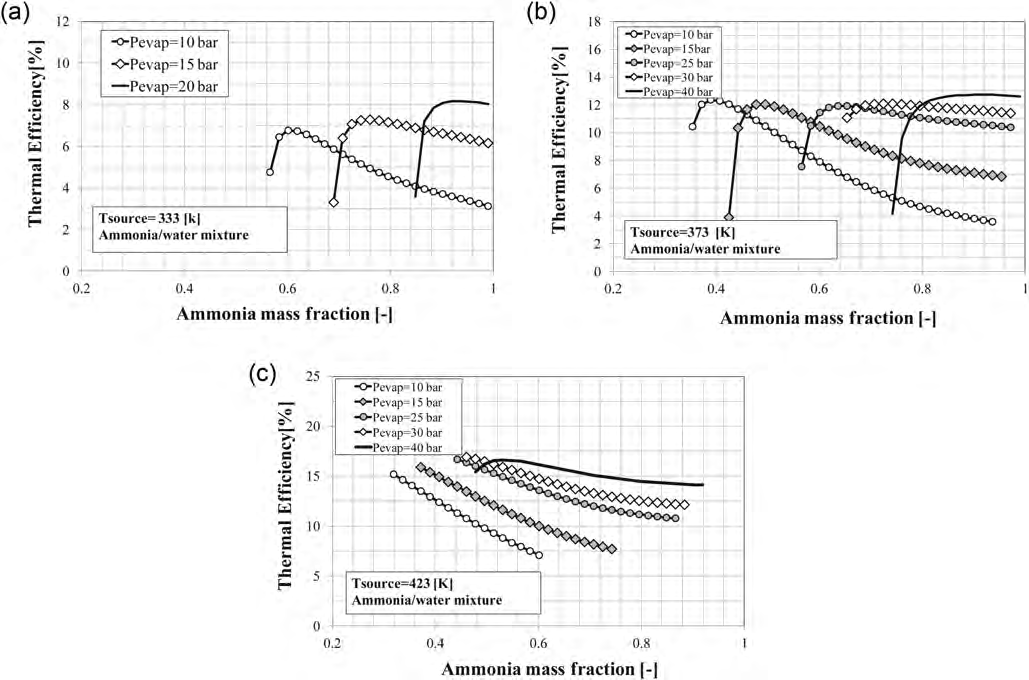
#> input picture reference/elsayed2013/fig2_eta_vs_xb.png, 1029 x 680 px, found by its file name; its folder holds 2 pictures in this run
$ python lineas.py
#> lines starting #> are read from the running program, lines starting #| are printed output that depends on the picture; after the words box and inside, x2 and y2 are one past the last pixel; in counts of white or black regions, pixels touching at a corner belong together
# -*- coding: utf-8 -*-
"""Coordenadas exactas de lines largas (runs >= 40px, g<170)."""
import os
import numpy as np
from PIL import Image

REF = r'D:\Desktop\ciclo_kalina_tercero\reference\elsayed2013'

def load(name):
#> called with name = 'fig2_eta_vs_xb.png'
    return np.asarray(Image.open(os.path.join(REF, name)).convert('L'))
#> returned value is the input picture: shape (680, 1029); min 0, max 255, mean 243.5

def find_runs_1d(v, minlen):
    runs = []
    cur = 0
    start = 0
    for i, x in enumerate(v):
        if x:
            if cur == 0:
                start = i
            cur += 1
        else:
            if cur >= minlen:
                runs.append((start, i - 1))
            cur = 0
    if cur >= minlen:
        runs.append((start, len(v) - 1))
    return runs

for name in ['fig2_eta_vs_xb.png', 'fig4_eta_vs_P.png']:
    g = load(name)
    dark = g < 170
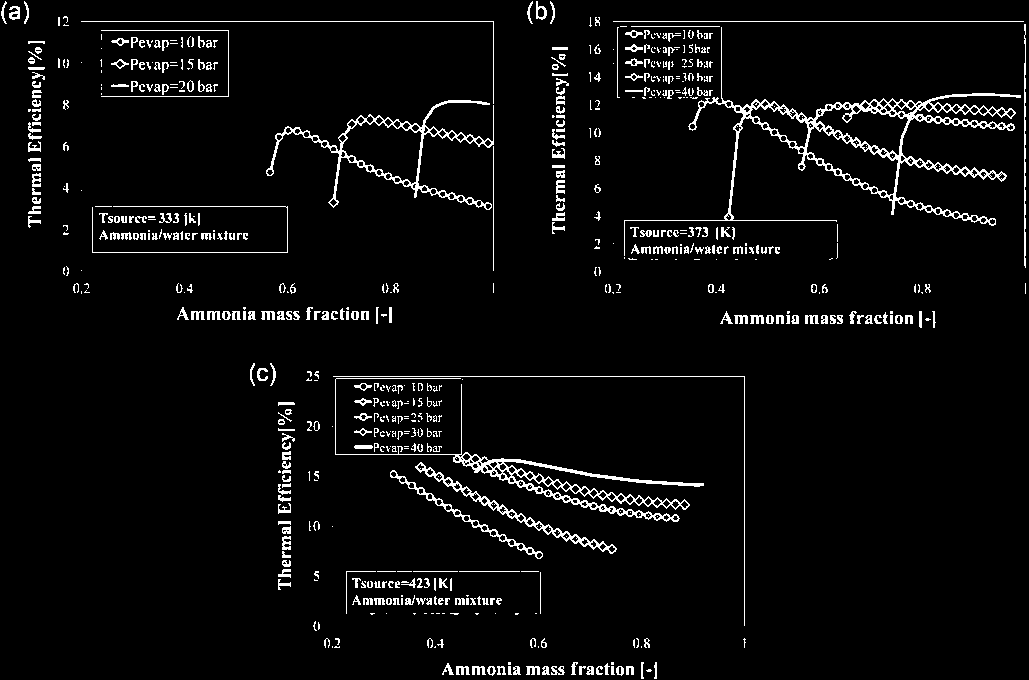
#> dark: shape (680, 1029) bool; 4.5% white in thin lines or dots
    print('==== %s ====' % name)
    print('-- filas: runs horizontales >=40px --')
    for y in range(dark.shape[0]):
        for (a, b) in find_runs_1d(dark[y], 40):
            print('  y=%3d x=%3d..%3d  len=%d' % (y, a, b, b - a + 1))
    print('-- columnas: runs verticales >=40px --')
    for x in range(dark.shape[1]):
        for (a, b) in find_runs_1d(dark[:, x], 40):
            print('  x=%3d y=%3d..%3d  len=%d' % (x, a, b, b - a + 1))
#> pass 2 of the loop `for name in ['fig2_eta_vs_xb.png', 'fig4_eta_vs_P.png']:`:
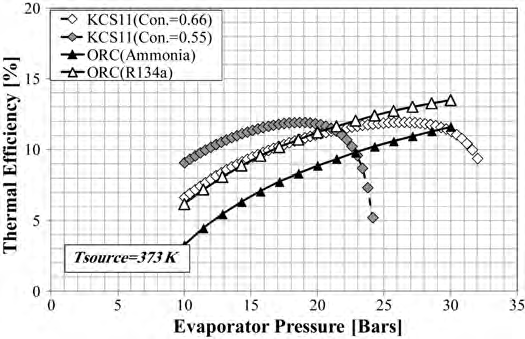
#> input picture reference/elsayed2013/fig4_eta_vs_P.png, 525 x 339 px, found by its file name
#> in load, returned value is the input picture: shape (339, 525); min 0, max 255, mean 233
#> `dark = g < 170`:
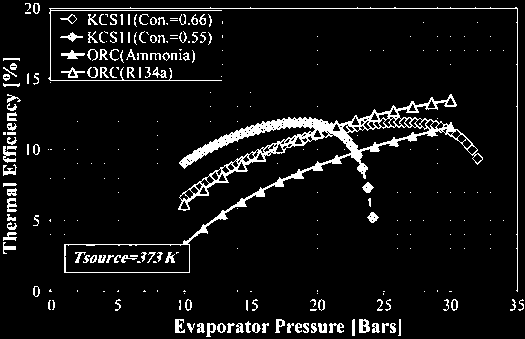
#> dark: shape (339, 525) bool; 7.1% white; 270 white regions (146 under 20 px), largest, box (x1, y1, x2, y2) and area: (64, 94, 483, 273) 5853, (48, 7, 518, 292) 1230, (359, 319, 370, 333) 112
